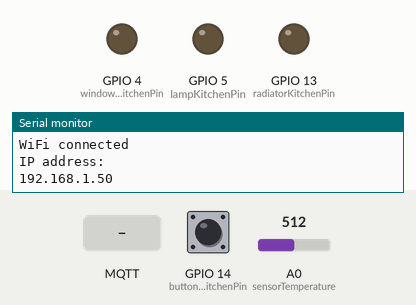
This sketch was run on a simulated ESP8266 (NodeMCU). On the bench: output pins drawn as LEDs (lit = HIGH), the last lines printed to the serial monitor. The test bench sets the inputs (shaded band); at power-on: GPIO 14 (buttonMotionKitchenPin) LOW, A0 (sensorTemperature) = 512. WiFi joins after 1.5 s; servers stay silent unless stated; random numbers use the default seed unless the sketch sets one; no MQTT or app messages arrive unless stated.

Above: at 2.7 s.
2.8 s: MQTT message "1" arrives on the first subscribed topic
At 4.0 s:
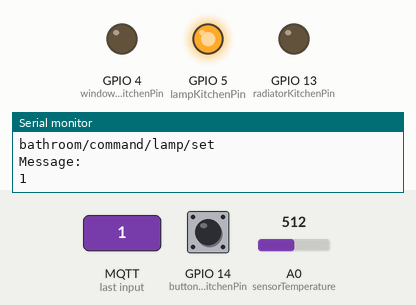
4.5 s: MQTT message "1" arrives on the second subscribed topic
At 5.2 s:
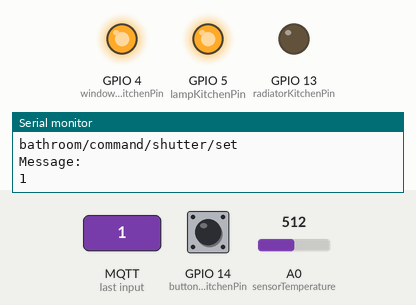
6.0 s: MQTT message "on" arrives on the first subscribed topic
At 6.4 s:
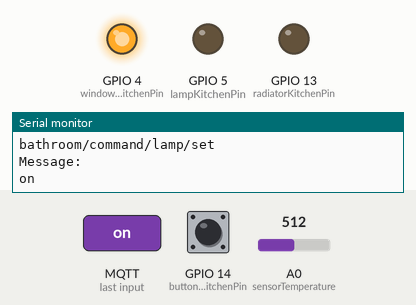
7.5 s: MQTT message "1" arrives on the third subscribed topic
At 8.7 s:
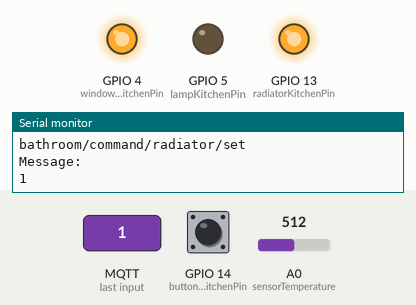
9.0 s: MQTT message "off" arrives on the second subscribed topic
At 10.0 s:
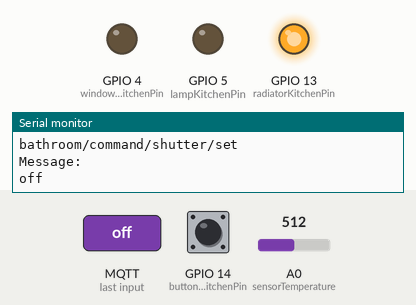
10.5 s: MQTT message "0" arrives on the third subscribed topic
At 11.2 s:
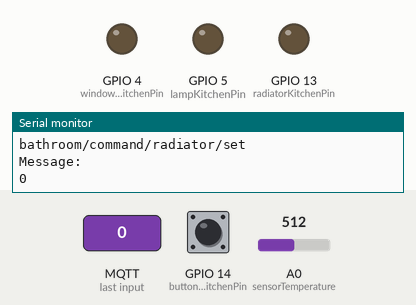
Timing chart, 0 to 13.0 s (numbered marks = the images above; inputs shaded):
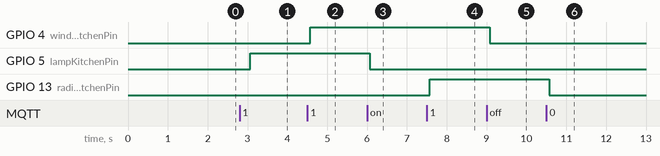

The sketch:

Bathroom.ino
```cpp
#include <ESP8266WiFi.h>
#include <PubSubClient.h>

WiFiClient espClient;
PubSubClient client(espClient);

float stateTemperature = 0.0;
float stateLight = 0.0;

long lastTimeout = 0;
int stateButtonShutter=0;
int stateButtonLamp=0;
int stateButtonRadiator=0;
int stateButtonMotion=1;

int sensorTemperature = A0;
int sensorLight= 16;
int lampKitchenPin = 5;
int windowsKitchenPin = 4;
int radiatorKitchenPin = 13;
int buttonMotionKitchenPin = 14;


const char* ssid = "SmartHome";
const char* password = "6165869092FD";
const char* mqtt_server = "192.168.0.100";

const char* LampKitchen= "bathroom/command/lamp/set";
const char* WindowsShutterKitchen= "bathroom/command/shutter/set";
const char* RadiatorKitchen = "bathroom/command/radiator/set";


void reconnect() {
  while (!client.connected()) {
    Serial.print("Attempting MQTT connection...");
    // Create a random client ID
    String clientId = "ESP8266Client-";
    clientId += String(random(0xffff), HEX);
    // Attempt to connect
    if (client.connect(clientId.c_str())) {
      Serial.println("connected");
    } else {
      Serial.print("failed, rc=");
      Serial.print(client.state());
      Serial.println(" try again in 5 seconds");
      // Wait 5 seconds before retrying
      delay(5000);
    }
  }
}

void callback(char* topic, byte* payload, unsigned int length) {
 Serial.println("callback:");
 String message = "";
 if (length > 0) {
   for (int i=0; i<length; i++) {
        message += (char)payload[i];
   }
   Serial.println("Topic:");
   Serial.println(topic);
   Serial.println("Message:");
   Serial.println(message);
   if (strcmp(topic,"bathroom/command/radiator/set") == 0) {
     if (message == "1") {
      stateButtonRadiator=1;
      digitalWrite(radiatorKitchenPin, HIGH);
     }else {
      stateButtonRadiator=0;
      digitalWrite(radiatorKitchenPin, LOW);
     }
   }
   if (strcmp(topic,"bathroom/command/lamp/set") == 0) {
     if (message == "1") {
      stateButtonLamp=1;
      digitalWrite(lampKitchenPin, HIGH);
     }else {
      stateButtonLamp=0;
      digitalWrite(lampKitchenPin, LOW);
     }
   }
   if (strcmp(topic,"bathroom/command/shutter/set") == 0) {
     if (message == "1") {
      stateButtonShutter=1;
      digitalWrite(windowsKitchenPin, HIGH);
     }else {
      stateButtonShutter=0;
      digitalWrite(windowsKitchenPin, LOW);
     }
   }
 }
}


void setup_wifi() {

  delay(10);
  Serial.println();
  Serial.print("Connecting to ");
  Serial.println(ssid);

  WiFi.begin(ssid, password);

  while (WiFi.status() != WL_CONNECTED) {
    delay(500);
  }

  randomSeed(micros());

  Serial.println("");
  Serial.println("WiFi connected");
  Serial.println("IP address: ");
  Serial.println(WiFi.localIP());
}

void setup() {
  Serial.begin(115200);

  pinMode(sensorTemperature,INPUT);
  pinMode(sensorLight,INPUT);
  pinMode(lampKitchenPin,OUTPUT);
  pinMode(windowsKitchenPin,OUTPUT);
  pinMode(radiatorKitchenPin,OUTPUT);
  pinMode(buttonMotionKitchenPin,INPUT_PULLUP);


  setup_wifi();

  client.setServer(mqtt_server, 1883);
  client.setCallback(callback);
  String clientId = "ESP8266Client-";
    clientId += String(random(0xffff), HEX);
    if (client.connect(clientId.c_str())) {

      client.subscribe(LampKitchen);
      client.subscribe(WindowsShutterKitchen);
      client.subscribe(RadiatorKitchen);

    }

}

void loop() {

  char temperature[10] = "0";
  char light[10] = "0";

  if (!client.connected()) {
    reconnect();
  }
  client.loop();

  if(millis() - lastTimeout-2 >= 1000){
   int buttonMotion = digitalRead(buttonMotionKitchenPin);
   if(buttonMotion==1){
      if (stateButtonMotion==0){
        stateButtonMotion=1;
        client.publish("bathroom/sensor/motion/state","1");
      } else {
        stateButtonMotion=0;
        client.publish("bathroom/sensor/motion/state","0");
      }
      delay(500);
    }
  }


  if(millis() - lastTimeout-10 >= 1000){

      int sensorValue = analogRead(sensorLight);
      // Convert the analog reading (which goes from 0 - 1023) to a voltage (0 - 5V):
      float lightvoltage = sensorValue * (5.0 / 1023.0);
      float percentualLight = (lightvoltage * 100) / 5;

      if(percentualLight != stateLight ){
        stateLight = percentualLight;
        dtostrf(percentualLight, 4, 4, light);
        client.publish("bathroom/sensor/light/state",light);
      }

      delay(500);
      lastTimeout = millis();

   }
}
```

Measured:
- after the input at 2.8 s, GPIO 5 (lampKitchenPin): LOW → HIGH after 0.27 s
- after the input at 4.5 s, GPIO 4 (windowsKitchenPin): LOW → HIGH after 0.07 s
- after the input at 6.0 s, GPIO 5 (lampKitchenPin): HIGH → LOW after 0.07 s
- after the input at 7.5 s, GPIO 13 (radiatorKitchenPin): LOW → HIGH after 0.07 s
- after the input at 9.0 s, GPIO 4 (windowsKitchenPin): HIGH → LOW after 0.07 s
- after the input at 10.5 s, GPIO 13 (radiatorKitchenPin): HIGH → LOW after 0.07 s
